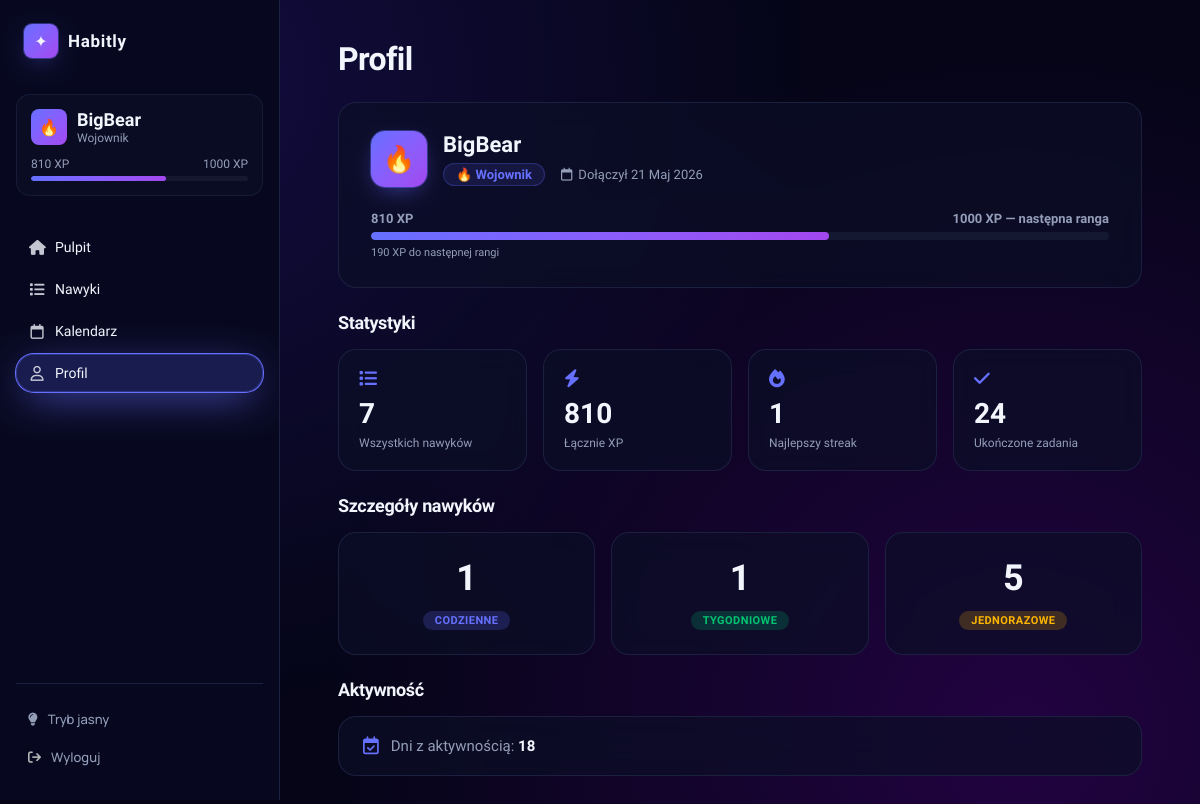
The app's page /profile/ (signed in), older data.
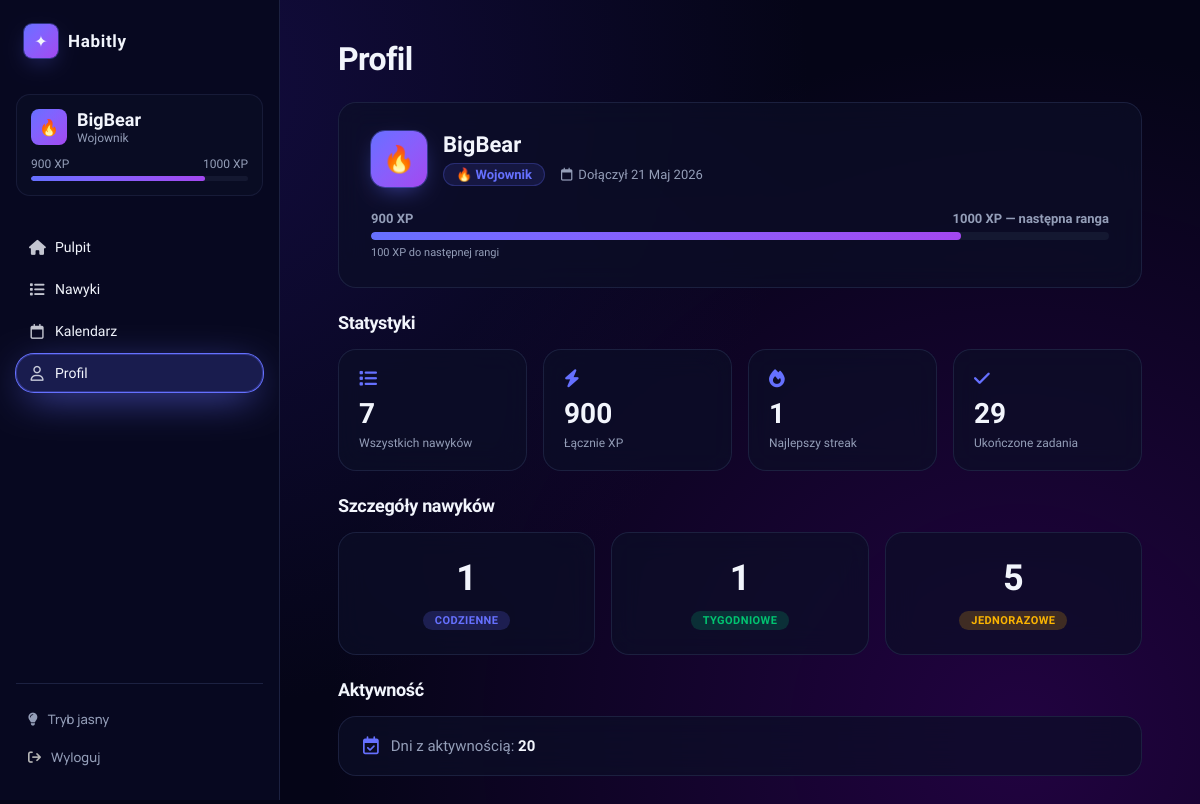
The same page, newer data.
### ToDo/models.py (models this page shows, shortened)
class UserProfile(models.Model):
    user = models.OneToOneField(User, on_delete=models.CASCADE, related_name='profile')
    xp = models.IntegerField(default=0)
    def rank(self):
        if self.xp >= 2000:
            return ('👑', 'Legenda')
        elif self.xp >= 1000:
            return ('💎', 'Mistrz')
        elif self.xp >= 500:
            return ('🔥', 'Wojownik')
        elif self.xp >= 200:
            return ('⚡', 'Adept')
        else:
            return ('🌱', 'Nowicjusz')
    def xp_to_next_rank(self):
        thresholds = [200, 500, 1000, 2000]
        for t in thresholds:
            if self.xp < t:
                return t - self.xp
        return 0
    def rank_progress_percent(self):
        levels = [0, 200, 500, 1000, 2000]
        for i in range(len(levels) - 1):
            if self.xp < levels[i + 1]:
                current = self.xp - levels[i]
                total = levels[i + 1] - levels[i]
                return int((current / total) * 100)
        return 100

### ToDo/views.py (the view)
# urls.py: path('profile/', views.profile_view, name='profile'),
@login_required(login_url='auth')
def profile_view(request):
    profile, _ = UserProfile.objects.get_or_create(user=request.user)
    longest_streak_task = Task.objects.filter(
        user=request.user, task_type=Task.TASK_DAILY
    ).order_by('-streak').first()
    daily_count  = Task.objects.filter(user=request.user, task_type=Task.TASK_DAILY).count()
    weekly_count = Task.objects.filter(user=request.user, task_type=Task.TASK_WEEKLY).count()
    once_count   = Task.objects.filter(user=request.user, task_type=Task.TASK_ONCE).count()
    total_all    = daily_count + weekly_count + once_count
    total_tasks = TaskLog.objects.filter(
        task__user=request.user, completed=True
    ).count()
    active_days = TaskLog.objects.filter(
        task__user=request.user, completed=True
    ).values('date').distinct().count()
    context = {
        'profile': profile,
        'rank_icon': profile.rank()[0],
        'rank_name': profile.rank()[1],
        'progress': profile.rank_progress_percent(),
        'xp_to_next': profile.xp_to_next_rank(),
        'total_tasks': total_tasks,
        'longest_streak': longest_streak_task.streak if longest_streak_task else 0,
        'daily_count': daily_count,
        'weekly_count': weekly_count,
        'once_count': once_count,
        'total_all': total_all,
        'active_days': active_days,
    }
    return render(request, 'ToDo/profile.html', context)

### ToDo/templates/ToDo/profile.html (shortened to what this page needs)
{% extends 'ToDo/base.html' %}
{% load static %}
{% block extra_css %}
<link rel="stylesheet" href="{% static 'css/profile.css' %}">
{% endblock %}
{% block content %}
<main class="profile-main">
    <h1 class="profile-page-title">Profil</h1>
    <div class="profile-header glass">
        <div class="profile-header__left">
            <div class="profile-avatar">{{ rank_icon }}</div>
            <div>
                <div class="profile-username">{{ request.user.username }}</div>
                <div class="profile-meta">
                    <span class="profile-meta__rank">{{ rank_icon }} {{ rank_name }}</span>
                    <span class="profile-meta__joined">
                        <i class="fa-regular fa-calendar"></i>
                        Dołączył {{ request.user.date_joined|date:"j F Y" }}
                    </span>
                </div>
            </div>
        </div>
        <div class="profile-xp-section">
            <div class="profile-xp-labels">
                <span>{{ profile.xp }} XP</span>
                <span>{{ profile.xp|add:xp_to_next }} XP — następna ranga</span>
            </div>
            <div class="profile-xp-track">
                <div class="profile-xp-fill" style="width: {{ progress }}%"></div>
            </div>
            <span class="profile-xp-hint">{{ xp_to_next }} XP do następnej rangi</span>
        </div>
    </div>
    <h2 class="profile-section-title">Statystyki</h2>
    <div class="profile-stats">
        <div class="profile-stat-card glass">
            <i class="fa-solid fa-list"></i>
            <div class="profile-stat-card__value">{{ total_all }}</div>
            <div class="profile-stat-card__label">Wszystkich nawyków</div>
        </div>
        <div class="profile-stat-card glass">
            <i class="fa-solid fa-bolt"></i>
            <div class="profile-stat-card__value">{{ profile.xp }}</div>
            <div class="profile-stat-card__label">Łącznie XP</div>
        </div>
        <div class="profile-stat-card glass">
            <i class="fa-solid fa-fire"></i>
            <div class="profile-stat-card__value">{{ longest_streak }}</div>
            <div class="profile-stat-card__label">Najlepszy streak</div>
        </div>
        <div class="profile-stat-card glass">
            <i class="fa-solid fa-check"></i>
            <div class="profile-stat-card__value">{{ total_tasks }}</div>
            <div class="profile-stat-card__label">Ukończone zadania</div>
        </div>
    </div>
    <h2 class="profile-section-title">Szczegóły nawyków</h2>
    <div class="profile-habit-types">
        <div class="profile-type-card glass">
            <div class="profile-type-card__value">{{ daily_count }}</div>
            <span class="badge badge--daily">Codzienne</span>
        </div>
        <div class="profile-type-card glass">
            <div class="profile-type-card__value">{{ weekly_count }}</div>
            <span class="badge badge--weekly">Tygodniowe</span>
        </div>
        <div class="profile-type-card glass">
            <div class="profile-type-card__value">{{ once_count }}</div>
            <span class="badge badge--once">Jednorazowe</span>
        </div>
    </div>
    <h2 class="profile-section-title">Aktywność</h2>
    <div class="profile-activity glass">
        <i class="fa-regular fa-calendar-check"></i>
        <span>Dni z aktywnością: <strong>{{ active_days }}</strong></span>
    </div>
</main>
{% endblock %}

### ToDo/templates/ToDo/base.html (shortened to what this page needs)
<!DOCTYPE html>
<html lang="pl">
{% load static %}
<head>
    <link rel="stylesheet" href="{% static 'css/main.css' %}">
    {% block extra_css %}{% endblock %}
</head>
<body>
<div class="app">
    <aside class="sidebar">
        <div class="sidebar__logo">
            <div class="sidebar__logo-icon">✦</div>
            <span class="sidebar__logo-name">Habitly</span>
        </div>
        <div class="user-card">
          <div class="user-card__top">
            <div class="user-card__avatar">{{ rank_icon }}</div>
            <div>
              <div class="user-card__name">{{ request.user.username }}</div>
              <div class="user-card__level">{{ rank_name }}</div>
            </div>
          </div>
          <div class="xp-bar-labels">
            <span>{{ profile.xp }} XP</span>
            <span>{{ profile.xp|add:xp_to_next }} XP</span>
          </div>
          <div class="xp-bar-track">
            <div class="xp-bar-fill" style="width: {{ progress }}%"></div>
          </div>
        </div>
        <nav class="sidebar-nav ">
            <a href="{% url 'home' %}"
               class="sidebar-link {% if request.resolver_match.url_name == 'home' %}active{% endif %}">
                <i class="fa-solid fa-house"></i>Pulpit
            </a>
            <a href="{% url 'habbits' %}"
               class="sidebar-link {% if request.resolver_match.url_name == 'habbits' %}active{% endif %}">
                <i class="fa-solid fa-list"></i>Nawyki
            </a>
            <a href="{% url 'calendar' %}"
               class="sidebar-link {% if request.resolver_match.url_name == 'calendar' %}active{% endif %}">
                <i class="fa-regular fa-calendar"></i>Kalendarz
            </a>
            <a href="{% url 'profile' %}"
               class="sidebar-link {% if request.resolver_match.url_name == 'profile' %}active{% endif %}">
                <i class="fa-regular fa-user"></i>Profil
            </a>
        </nav>
        <div class="sidebar-footer">
            <button id="theme-toggle" class="sidebar-logout" onclick="toggleTheme()">
                <i class="fa-solid fa-lightbulb"></i>Tryb jasny
            </button>
            <form method="POST" action="{% url 'logout' %}">
            <button type="submit" class="sidebar-logout">
                <i class="fa-solid fa-arrow-right-from-bracket" style="color: rgb(181, 181, 181);"></i>Wyloguj
            </button>
        </form>
        </div>
    </aside>
    {% block content %}
    {% endblock %}
</div>
</body>
</html>

Row changes from the older to the newer data that the page shows:
changed UserProfile: xp "810" → "900"
Text that changed along with them:
{{ progress }}: 62 → 80 (drawn)
{{ xp_to_next }}: "190" → "100"
{{ total_tasks }}: "24" → "29"
{{ active_days }}: "18" → "20"
